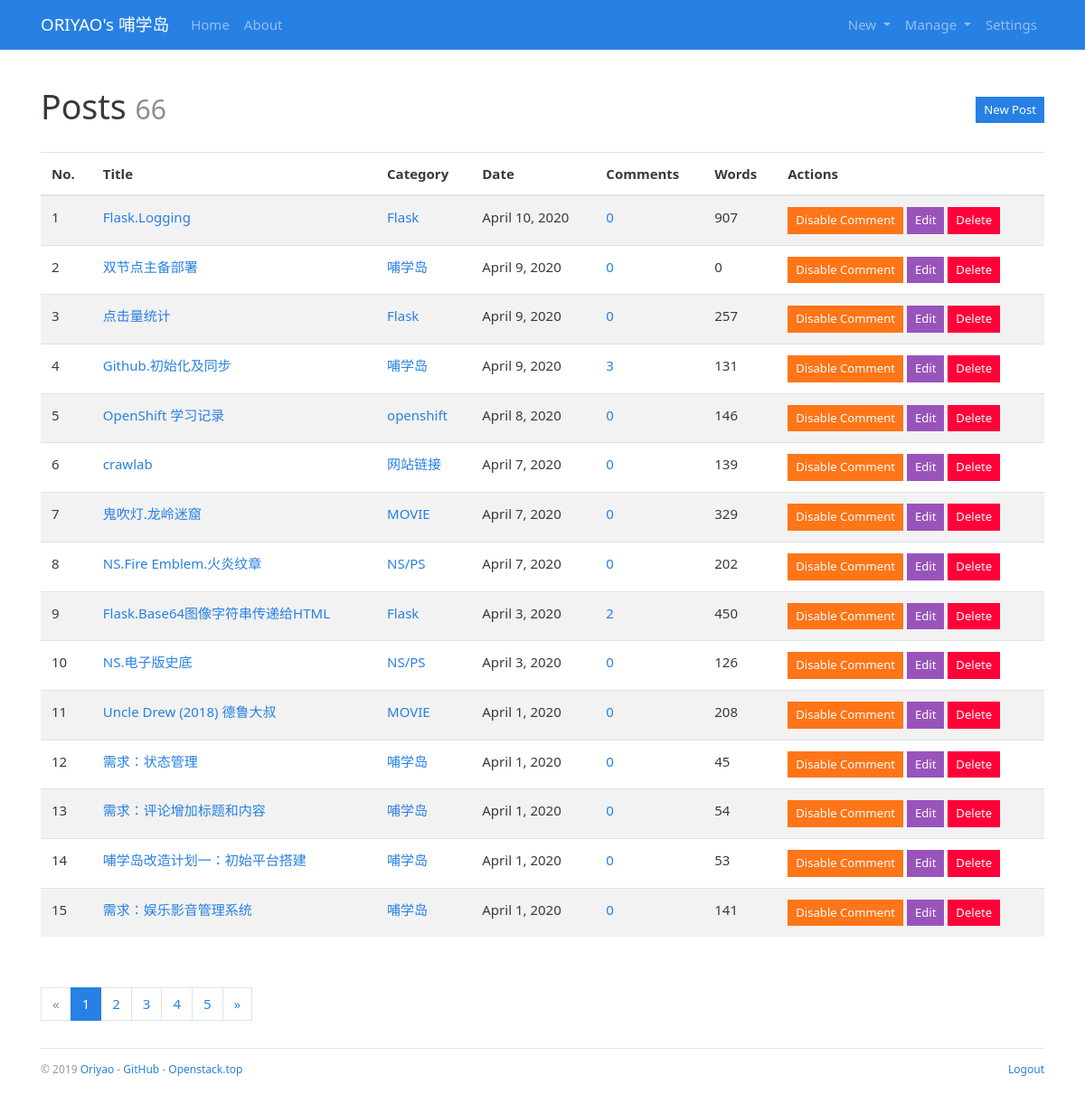
Before: /admin/post/manage (signed in) with the older database file.
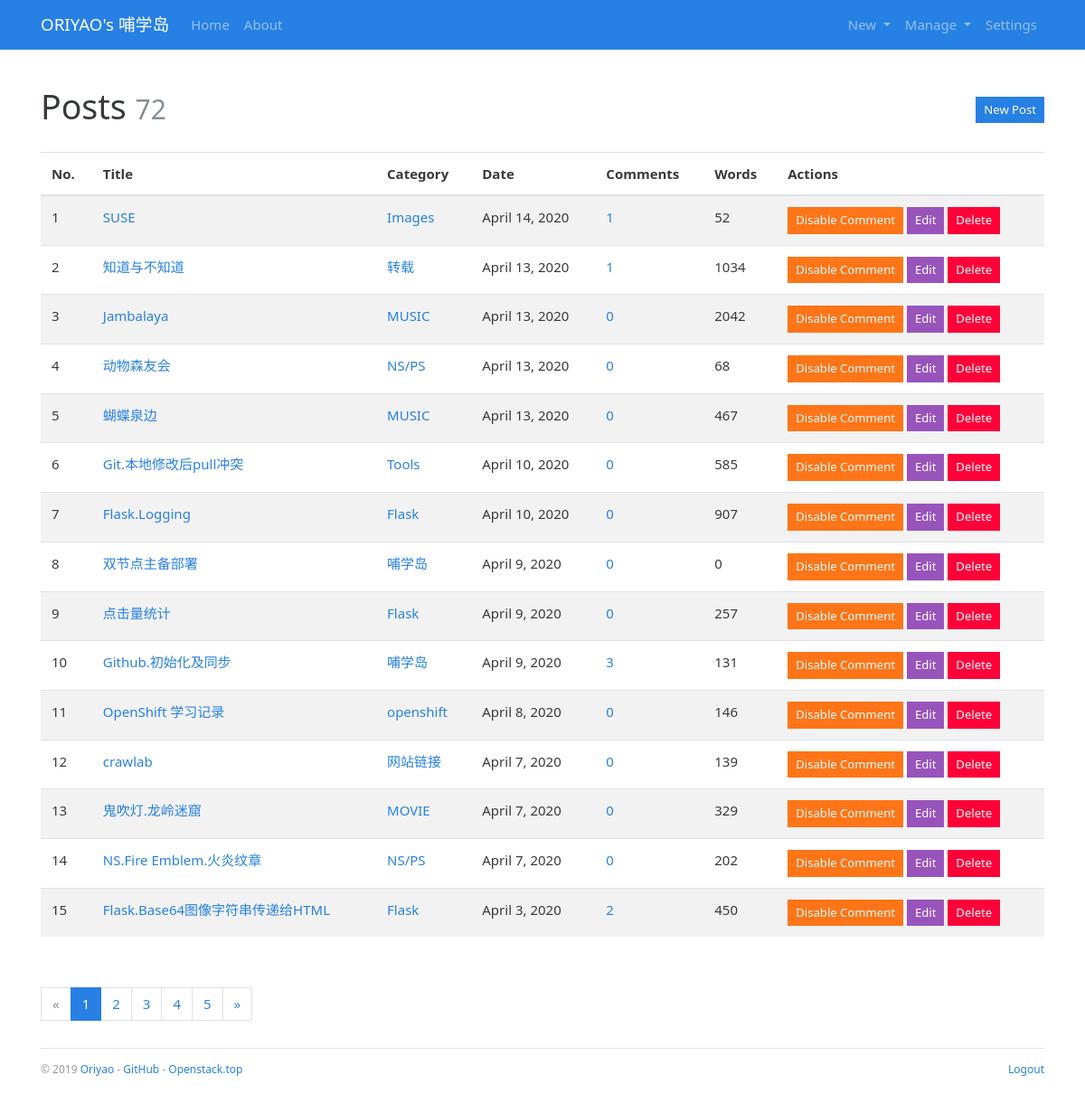
After: the same page with the newer database file.
### bluelog/models.py (models this page shows, shortened)
class Post(db.Model):
    id = db.Column(db.Integer, primary_key=True)
    title = db.Column(db.String(60))
    body = db.Column(db.Text)
    timestamp = db.Column(db.DateTime, default=datetime.utcnow, index=True)
    can_comment = db.Column(db.Boolean, default=True)
    category_id = db.Column(db.Integer, db.ForeignKey('category.id'))
    category = db.relationship('Category', back_populates='posts')
    comments = db.relationship('Comment', back_populates='post', cascade='all, delete-orphan')

class Category(db.Model):
    id = db.Column(db.Integer, primary_key=True)
    name = db.Column(db.String(30), unique=True)
    posts = db.relationship('Post', back_populates='category')

### bluelog/blueprints/admin.py (the view)
@admin_bp.route('/post/manage')
@login_required
def manage_post():
    page = request.args.get('page', 1, type=int)
    pagination = Post.query.order_by(Post.timestamp.desc()).paginate(
        page, per_page=current_app.config['BLUELOG_MANAGE_POST_PER_PAGE'])
    posts = pagination.items
    return render_template('admin/manage_post.html', page=page, pagination=pagination, posts=posts)

### bluelog/__init__.py (called while the page is built)
def register_template_context(app):
    @app.context_processor
    def make_template_context():
        admin = Admin.query.first()
        categories = Category.query.order_by(Category.name).all()
        links = Link.query.order_by(Link.name).all()
        if current_user.is_authenticated:
            unread_comments = Comment.query.filter_by(reviewed=False).count()
        else:
            unread_comments = None
        return dict(
            admin=admin, categories=categories,
            links=links, unread_comments=unread_comments)

def register_request_handlers(app):
    @app.after_request
    def query_profiler(response):
        for q in get_debug_queries():
            if q.duration >= app.config['BLUELOG_SLOW_QUERY_THRESHOLD']:
                app.logger.warning(
                    'Slow query: Duration: %fs\n Context: %s\nQuery: %s\n '
                    % (q.duration, q.context, q.statement)
                )
        return response

### bluelog/extensions.py (called while the page is built)
@login_manager.user_loader
def load_user(user_id):
    from bluelog.models import Admin
    user = Admin.query.get(int(user_id))
    return user

### bluelog/templates/admin/manage_post.html (shortened to what this page needs)
{% extends 'base.html' %}
{% from 'bootstrap/pagination.html' import render_pagination %}
{% block content %}
<div class="page-header">
    <h1>Posts
        <small class="text-muted">{{ pagination.total }}</small>
        <span class="float-right"><a class="btn btn-primary btn-sm"
                                     href="{{ url_for('.new_post') }}">New Post</a></span>
    </h1>
</div>
{% if posts %}
<table class="table table-striped">
    <thead>
    <tr>
        <th>No.</th>
        <th>Title</th>
        <th>Category</th>
        <th>Date</th>
        <th>Comments</th>
        <th>Words</th>
        <th>Actions</th>
    </tr>
    </thead>
    {% for post in posts %}
    <tr>
        <td>{{ loop.index + ((page - 1) * config.BLUELOG_MANAGE_POST_PER_PAGE) }}</td>
        <td><a href="{{ url_for('blog.show_post', post_id=post.id) }}">{{ post.title }}</a></td>
        <td><a href="{{ url_for('blog.show_category', category_id=post.category.id) }}">{{ post.category.name }}</a>
        </td>
        <td>{{ moment(post.timestamp).format('LL') }}</td>
        <td><a href="{{ url_for('blog.show_post', post_id=post.id) }}#comments">{{ post.comments|length }}</a></td>
        <td>{{ post.body|striptags|length }}</td>
        <td>
            <form class="inline" method="post"
                  action="{{ url_for('.set_comment', post_id=post.id, next=request.full_path) }}">
                <button type="submit" class="btn btn-warning btn-sm">
                    {% if post.can_comment %}Disable{% else %}Enable{% endif %} Comment
                </button>
            </form>
            <a class="btn btn-info btn-sm" href="{{ url_for('.edit_post', post_id=post.id) }}">Edit</a>
            <form class="inline" method="post"
                  action="{{ url_for('.delete_post', post_id=post.id, next=request.full_path) }}">
                <button type="submit" class="btn btn-danger btn-sm" onclick="return confirm('Are you sure?');">Delete
                </button>
            </form>
        </td>
    </tr>
    {% endfor %}
</table>
<div class="page-footer">{{ render_pagination(pagination) }}</div>
{% else %}
<div class="tip"><h5>No posts.</h5></div>
{% endif %}
{% endblock %}

Changed rows visible on the page:
no longer on this page (row unchanged): Post: title "NS.电子版史底", category.name "NS/PS", timestamp "April 3, 2020", comments|length "0", body|length "126", can_comment "Disable"
no longer on this page (row unchanged): Post: title "Uncle Drew (2018) 德鲁大叔", category.name "MOVIE", timestamp "April 1, 2020", comments|length "0", body|length "208", can_comment "Disable"
no longer on this page (row unchanged): Post: title "需求：状态管理", category.name "哺学岛", timestamp "April 1, 2020", comments|length "0", body|length "45", can_comment "Disable"
no longer on this page (row unchanged): Post: title "需求：评论增加标题和内容", category.name "哺学岛", timestamp "April 1, 2020", comments|length "0", body|length "54", can_comment "Disable"
no longer on this page (row unchanged): Post: title "哺学岛改造计划一：初始平台搭建", category.name "哺学岛", timestamp "April 1, 2020", comments|length "0", body|length "53", can_comment "Disable"
no longer on this page (row unchanged): Post: title "需求：娱乐影音管理系统", category.name "哺学岛", timestamp "April 1, 2020", comments|length "0", body|length "141", can_comment "Disable"
added Post: title "SUSE", category.name "Images", timestamp "April 14, 2020", comments|length "1", body|length "52", can_comment "Disable"
added Post: title "知道与不知道", category.name "转载", timestamp "April 13, 2020", comments|length "1", body|length "1034", can_comment "Disable"
added Post: title "Jambalaya", category.name "MUSIC", timestamp "April 13, 2020", comments|length "0", body|length "2042", can_comment "Disable"
added Post: title "动物森友会", category.name "NS/PS", timestamp "April 13, 2020", comments|length "0", body|length "68", can_comment "Disable"
added Post: title "蝴蝶泉边", category.name "MUSIC", timestamp "April 13, 2020", comments|length "0", body|length "467", can_comment "Disable"
added Post: title "Git.本地修改后pull冲突", category.name "Tools", timestamp "April 10, 2020", comments|length "0", body|length "585", can_comment "Disable"
Other visible differences:
{{ pagination.total }}: "66" → "72"
